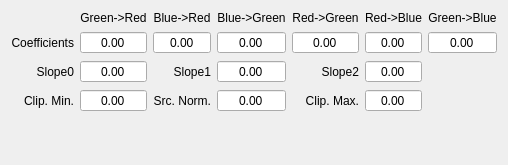
<?xml version="1.0" encoding="UTF-8"?>
<ui version="4.0">
 <class>DGM</class>
 <widget class="QWidget" name="DGM">
  <property name="geometry">
   <rect>
    <x>0</x>
    <y>0</y>
    <width>455</width>
    <height>165</height>
   </rect>
  </property>
  <property name="windowTitle">
   <string>DGM</string>
  </property>
  <layout class="QGridLayout" name="gridLayout">
   <item row="0" column="5">
    <widget class="QLabel" name="label_5">
     <property name="text">
      <string>Red-&gt;Blue</string>
     </property>
     <property name="alignment">
      <set>Qt::AlignCenter</set>
     </property>
    </widget>
   </item>
   <item row="0" column="1">
    <widget class="QLabel" name="label">
     <property name="text">
      <string>Green-&gt;Red</string>
     </property>
     <property name="alignment">
      <set>Qt::AlignCenter</set>
     </property>
    </widget>
   </item>
   <item row="1" column="5">
    <widget class="QDoubleSpinBox" name="C4_sb">
     <property name="alignment">
      <set>Qt::AlignCenter</set>
     </property>
     <property name="buttonSymbols">
      <enum>QAbstractSpinBox::NoButtons</enum>
     </property>
    </widget>
   </item>
   <item row="1" column="0">
    <widget class="QLabel" name="label_9">
     <property name="text">
      <string>Coefficients</string>
     </property>
     <property name="alignment">
      <set>Qt::AlignRight|Qt::AlignTrailing|Qt::AlignVCenter</set>
     </property>
    </widget>
   </item>
   <item row="1" column="4">
    <widget class="QDoubleSpinBox" name="C3_sb">
     <property name="alignment">
      <set>Qt::AlignCenter</set>
     </property>
     <property name="buttonSymbols">
      <enum>QAbstractSpinBox::NoButtons</enum>
     </property>
    </widget>
   </item>
   <item row="0" column="2">
    <widget class="QLabel" name="label_2">
     <property name="text">
      <string>Blue-&gt;Red</string>
     </property>
     <property name="alignment">
      <set>Qt::AlignCenter</set>
     </property>
    </widget>
   </item>
   <item row="0" column="3">
    <widget class="QLabel" name="label_3">
     <property name="text">
      <string>Blue-&gt;Green</string>
     </property>
     <property name="alignment">
      <set>Qt::AlignCenter</set>
     </property>
    </widget>
   </item>
   <item row="2" column="4">
    <widget class="QLabel" name="label_12">
     <property name="text">
      <string>Slope2</string>
     </property>
     <property name="alignment">
      <set>Qt::AlignRight|Qt::AlignTrailing|Qt::AlignVCenter</set>
     </property>
    </widget>
   </item>
   <item row="2" column="0">
    <widget class="QLabel" name="label_7">
     <property name="text">
      <string>Slope0</string>
     </property>
     <property name="alignment">
      <set>Qt::AlignRight|Qt::AlignTrailing|Qt::AlignVCenter</set>
     </property>
    </widget>
   </item>
   <item row="2" column="5">
    <widget class="QDoubleSpinBox" name="S2_sb">
     <property name="alignment">
      <set>Qt::AlignCenter</set>
     </property>
     <property name="buttonSymbols">
      <enum>QAbstractSpinBox::NoButtons</enum>
     </property>
    </widget>
   </item>
   <item row="0" column="0">
    <widget class="QLabel" name="label_10">
     <property name="text">
      <string/>
     </property>
    </widget>
   </item>
   <item row="1" column="1">
    <widget class="QDoubleSpinBox" name="C0_sb">
     <property name="alignment">
      <set>Qt::AlignCenter</set>
     </property>
     <property name="buttonSymbols">
      <enum>QAbstractSpinBox::NoButtons</enum>
     </property>
    </widget>
   </item>
   <item row="1" column="2">
    <widget class="QDoubleSpinBox" name="C1_sb">
     <property name="alignment">
      <set>Qt::AlignCenter</set>
     </property>
     <property name="buttonSymbols">
      <enum>QAbstractSpinBox::NoButtons</enum>
     </property>
    </widget>
   </item>
   <item row="1" column="3">
    <widget class="QDoubleSpinBox" name="C2_sb">
     <property name="alignment">
      <set>Qt::AlignCenter</set>
     </property>
     <property name="buttonSymbols">
      <enum>QAbstractSpinBox::NoButtons</enum>
     </property>
    </widget>
   </item>
   <item row="2" column="1">
    <widget class="QDoubleSpinBox" name="S0_sb">
     <property name="alignment">
      <set>Qt::AlignCenter</set>
     </property>
     <property name="buttonSymbols">
      <enum>QAbstractSpinBox::NoButtons</enum>
     </property>
    </widget>
   </item>
   <item row="0" column="6">
    <widget class="QLabel" name="label_6">
     <property name="text">
      <string>Green-&gt;Blue</string>
     </property>
     <property name="alignment">
      <set>Qt::AlignCenter</set>
     </property>
    </widget>
   </item>
   <item row="1" column="6">
    <widget class="QDoubleSpinBox" name="C5_sb">
     <property name="alignment">
      <set>Qt::AlignCenter</set>
     </property>
     <property name="buttonSymbols">
      <enum>QAbstractSpinBox::NoButtons</enum>
     </property>
    </widget>
   </item>
   <item row="2" column="3">
    <widget class="QDoubleSpinBox" name="S1_sb">
     <property name="alignment">
      <set>Qt::AlignCenter</set>
     </property>
     <property name="buttonSymbols">
      <enum>QAbstractSpinBox::NoButtons</enum>
     </property>
    </widget>
   </item>
   <item row="2" column="2">
    <widget class="QLabel" name="label_11">
     <property name="text">
      <string>Slope1</string>
     </property>
     <property name="alignment">
      <set>Qt::AlignRight|Qt::AlignTrailing|Qt::AlignVCenter</set>
     </property>
    </widget>
   </item>
   <item row="3" column="0">
    <widget class="QLabel" name="label_8">
     <property name="text">
      <string>Clip. Min.</string>
     </property>
     <property name="alignment">
      <set>Qt::AlignRight|Qt::AlignTrailing|Qt::AlignVCenter</set>
     </property>
    </widget>
   </item>
   <item row="3" column="2">
    <widget class="QLabel" name="label_13">
     <property name="text">
      <string>Src. Norm.</string>
     </property>
     <property name="alignment">
      <set>Qt::AlignRight|Qt::AlignTrailing|Qt::AlignVCenter</set>
     </property>
    </widget>
   </item>
   <item row="3" column="1">
    <widget class="QDoubleSpinBox" name="P0_sb">
     <property name="alignment">
      <set>Qt::AlignCenter</set>
     </property>
     <property name="buttonSymbols">
      <enum>QAbstractSpinBox::NoButtons</enum>
     </property>
    </widget>
   </item>
   <item row="3" column="4">
    <widget class="QLabel" name="label_14">
     <property name="text">
      <string>Clip. Max.</string>
     </property>
     <property name="alignment">
      <set>Qt::AlignRight|Qt::AlignTrailing|Qt::AlignVCenter</set>
     </property>
    </widget>
   </item>
   <item row="4" column="1">
    <spacer name="verticalSpacer">
     <property name="orientation">
      <enum>Qt::Vertical</enum>
     </property>
     <property name="sizeHint" stdset="0">
      <size>
       <width>20</width>
       <height>40</height>
      </size>
     </property>
    </spacer>
   </item>
   <item row="3" column="5">
    <widget class="QDoubleSpinBox" name="P2_sb">
     <property name="alignment">
      <set>Qt::AlignCenter</set>
     </property>
     <property name="buttonSymbols">
      <enum>QAbstractSpinBox::NoButtons</enum>
     </property>
    </widget>
   </item>
   <item row="3" column="3">
    <widget class="QDoubleSpinBox" name="P1_sb">
     <property name="alignment">
      <set>Qt::AlignCenter</set>
     </property>
     <property name="buttonSymbols">
      <enum>QAbstractSpinBox::NoButtons</enum>
     </property>
    </widget>
   </item>
   <item row="0" column="4">
    <widget class="QLabel" name="label_4">
     <property name="text">
      <string>Red-&gt;Green</string>
     </property>
     <property name="alignment">
      <set>Qt::AlignCenter</set>
     </property>
    </widget>
   </item>
  </layout>
 </widget>
 <tabstops>
  <tabstop>C0_sb</tabstop>
  <tabstop>C1_sb</tabstop>
  <tabstop>C2_sb</tabstop>
  <tabstop>C3_sb</tabstop>
  <tabstop>C4_sb</tabstop>
  <tabstop>C5_sb</tabstop>
  <tabstop>S0_sb</tabstop>
  <tabstop>S1_sb</tabstop>
  <tabstop>S2_sb</tabstop>
  <tabstop>P0_sb</tabstop>
  <tabstop>P1_sb</tabstop>
  <tabstop>P2_sb</tabstop>
 </tabstops>
 <resources/>
 <connections/>
</ui>
